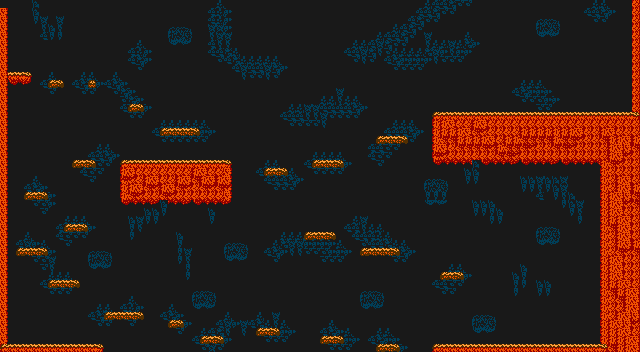

A level layout from a 2D game, rendered from its tile map. Below: a short description, then the map file with tile-grid data replaced by summaries:
An orthogonal 80x44 tile map with 8x8 px tiles, 5 tile layers (bg, fg, fg2, owp, ...), 2 tilesets and 53 objects (21x ent_oneway_platform, 13x spn_enemy, 8x ent_wall, 6x ent_dfly, 3x ent_coin, ...).

<map version="1.0" tiledversion="1.0.2" orientation="orthogonal" renderorder="right-down" width="80" height="44" tilewidth="8" tileheight="8" backgroundcolor="#191919" nextobjectid="80">
 <tileset firstgid="1" name="tilesheet_cave" tilewidth="8" tileheight="8" spacing="2" margin="1" tilecount="60" columns="12">
  <image source="../res/img/tilesheet_cave.png" width="120" height="50" />
 </tileset>
 <tileset firstgid="61" name="objects" tilewidth="8" tileheight="8" spacing="2" margin="1" tilecount="60" columns="12">
  <image source="../res/img/tilesheet_objects.png" width="120" height="50" />
 </tileset>
 <layer name="bg" width="80" height="44">
  <data>[3520 cells, 1122 non-empty, 27 distinct tile ids]</data>
 </layer>
 <layer name="fg" width="80" height="44">
  <data>[3520 cells, 239 non-empty, 10 distinct tile ids]</data>
 </layer>
 <objectgroup name="obj" visible="0">
  <object id="23" name="ent_coin" type="ent_coin" gid="63" x="554" y="88" width="8" height="8" />
  <object id="24" name="ent_coin" type="ent_coin" gid="63" x="52" y="66" width="8" height="8" />
  <object id="25" name="ent_coin" type="ent_coin" gid="63" x="50" y="324" width="8" height="8" />
  <object id="26" name="ent_player" type="ent_player" gid="61" x="536" y="300" width="8" height="8" />
  <object id="29" name="Exit" type="at_door" gid="74" x="524" y="344" width="8" height="8">
   <properties>
    <property name="locked" type="bool" value="true" />
   </properties>
  </object>
  <object id="30" name="Random  Dragonfly" type="ent_dfly" gid="68" x="454" y="324" width="8" height="8">
   <properties>
    <property name="pickup_type" value="default" />
   </properties>
  </object>
  <object id="31" type="ent_wall" x="120" y="160" width="112" height="40" />
  <object id="32" type="ent_wall" x="432" y="112" width="196" height="48" />
  <object id="33" type="ent_wall" x="432" y="344" width="198" height="8" />
  <object id="34" type="ent_wall" x="0" y="344" width="104" height="8" />
  <object id="35" type="ent_wall" x="0" y="8" width="8" height="334" />
  <object id="36" type="ent_wall" x="632" y="8" width="8" height="104" />
  <object id="37" type="ent_wall" x="600" y="160" width="8" height="184" />
  <object id="38" type="ent_oneway_platform" x="312" y="160" width="32" height="2" />
  <object id="39" type="ent_oneway_platform" x="376" y="136" width="32" height="2" />
  <object id="40" type="ent_oneway_platform" x="304" y="232" width="32" height="2" />
  <object id="41" type="ent_oneway_platform" x="360" y="248" width="40" height="2" />
  <object id="42" type="ent_oneway_platform" x="320" y="336" width="24" height="2" />
  <object id="43" type="ent_oneway_platform" x="376" y="344" width="24" height="2" />
  <object id="44" type="ent_oneway_platform" x="440" y="272" width="24" height="2" />
  <object id="45" type="ent_oneway_platform" x="256" y="328" width="24" height="2" />
  <object id="46" type="ent_oneway_platform" x="200" y="336" width="24" height="2" />
  <object id="47" type="ent_oneway_platform" x="168" y="320" width="16" height="2" />
  <object id="48" type="ent_oneway_platform" x="104" y="312" width="40" height="2" />
  <object id="49" type="ent_oneway_platform" x="48" y="280" width="32" height="2" />
  <object id="50" type="ent_oneway_platform" x="16" y="248" width="32" height="2" />
  <object id="51" type="ent_oneway_platform" x="64" y="224" width="24" height="2" />
  <object id="52" type="ent_oneway_platform" x="24" y="192" width="24" height="2" />
  <object id="53" type="ent_oneway_platform" x="72" y="160" width="24" height="2" />
  <object id="54" type="ent_oneway_platform" x="160" y="128" width="40" height="2" />
  <object id="55" type="ent_oneway_platform" x="128" y="104" width="16" height="2" />
  <object id="56" type="ent_oneway_platform" x="88" y="80" width="8" height="2" />
  <object id="57" type="ent_oneway_platform" x="48" y="80" width="16" height="2" />
  <object id="58" type="ent_oneway_platform" x="264" y="168" width="24" height="2" />
  <object id="59" type="ent_wall" x="8" y="72" width="24" height="8" />
  <object id="61" name="Random  Dragonfly" type="ent_dfly" gid="68" x="264" y="306" width="8" height="8">
   <properties>
    <property name="pickup_type" value="default" />
   </properties>
  </object>
  <object id="62" name="Random  Dragonfly" type="ent_dfly" gid="68" x="28" y="228" width="8" height="8">
   <properties>
    <property name="pickup_type" value="default" />
   </properties>
  </object>
  <object id="63" name="Random  Dragonfly" type="ent_dfly" gid="68" x="136" y="140" width="8" height="8">
   <properties>
    <property name="pickup_type" value="default" />
   </properties>
  </object>
  <object id="64" name="Random  Dragonfly" type="ent_dfly" gid="68" x="322" y="138" width="8" height="8">
   <properties>
    <property name="pickup_type" value="default" />
   </properties>
  </object>
  <object id="65" name="Random  Dragonfly" type="ent_dfly" gid="68" x="468" y="82" width="8" height="8">
   <properties>
    <property name="pickup_type" value="default" />
   </properties>
  </object>
  <object id="66" name="Shooter SPN" type="spn_enemy" gid="78" x="16" y="54" width="8" height="8">
   <properties>
    <property name="spawn" value="ent_duck_shoot" />
   </properties>
  </object>
  <object id="67" name="Shooter SPN" type="spn_enemy" gid="78" x="600" y="94" width="8" height="8">
   <properties>
    <property name="spawn" value="ent_duck_shoot" />
   </properties>
  </object>
  <object id="68" name="Runner SPN" type="spn_enemy" gid="76" x="160" y="148" width="8" height="8">
   <properties>
    <property name="spawn" value="ent_duck_run" />
   </properties>
  </object>
  <object id="69" name="Runner SPN" type="spn_enemy" gid="76" x="524" y="98" width="8" height="8">
   <properties>
    <property name="spawn" value="ent_duck_run" />
   </properties>
  </object>
  <object id="70" name="Runner SPN" type="spn_enemy" gid="76" x="32" y="326" width="8" height="8">
   <properties>
    <property name="spawn" value="ent_duck_run" />
   </properties>
  </object>
  <object id="71" name="Homing Spawner" type="spn_enemy" gid="67" x="326" y="292" width="8" height="8">
   <properties>
    <property name="spawn" value="ent_duck_homing" />
   </properties>
  </object>
  <object id="72" name="Homing Spawner" type="spn_enemy" gid="67" x="116" y="240" width="8" height="8">
   <properties>
    <property name="spawn" value="ent_duck_homing" />
   </properties>
  </object>
  <object id="73" name="Homing Spawner" type="spn_enemy" gid="67" x="156" y="78" width="8" height="8">
   <properties>
    <property name="spawn" value="ent_duck_homing" />
   </properties>
  </object>
  <object id="74" name="Homing Spawner" type="spn_enemy" gid="67" x="450" y="42" width="8" height="8">
   <properties>
    <property name="spawn" value="ent_duck_homing" />
   </properties>
  </object>
  <object id="75" name="Pitt SPN" type="spn_enemy" gid="76" x="356" y="367" width="8" height="8">
   <properties>
    <property name="spawn" value="ent_duck_pit" />
   </properties>
  </object>
  <object id="76" name="Pitt SPN" type="spn_enemy" gid="76" x="236" y="367" width="8" height="8">
   <properties>
    <property name="spawn" value="ent_duck_pit" />
   </properties>
  </object>
  <object id="77" name="Pitt SPN" type="spn_enemy" gid="76" x="296" y="367" width="8" height="8">
   <properties>
    <property name="spawn" value="ent_duck_pit" />
   </properties>
  </object>
  </objectgroup>
 <layer name="fg2" width="80" height="44">
  <data>[3520 cells, 0 non-empty, 0 distinct tile ids]</data>
 </layer>
 <layer name="owp" width="80" height="44">
  <data>[3520 cells, 0 non-empty, 0 distinct tile ids]</data>
 </layer>
 <layer name="solid" width="80" height="44">
  <data>[3520 cells, 0 non-empty, 0 distinct tile ids]</data>
 </layer>
</map>
<!-- 1 of 53 objects omitted -->
